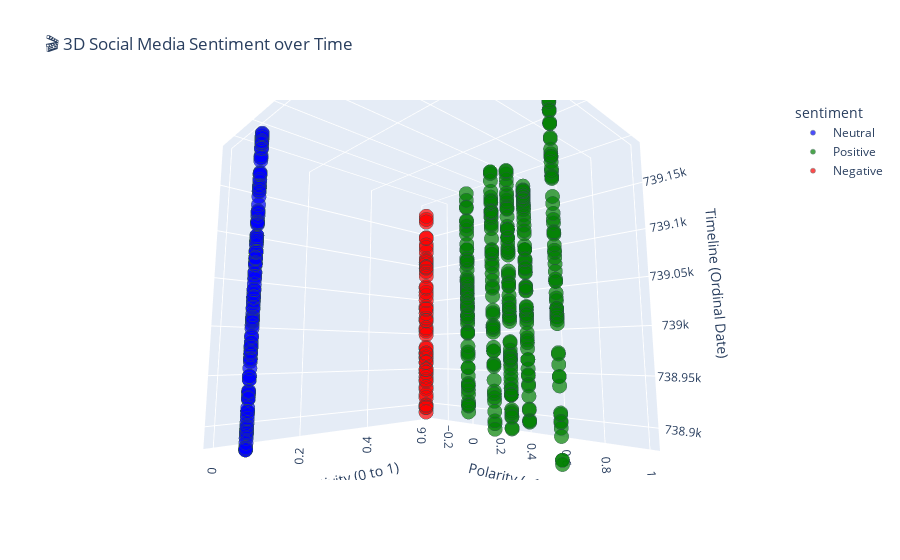

This figure's notebook cell:
### Code cell
# ==============================
# STEP 5: 3D Visualization of Sentiment Over Time + AUTO SAVE (FIXED)
# ==============================
import os
import plotly.express as px
import matplotlib.pyplot as plt
from mpl_toolkits.mplot3d import Axes3D

# Folder to save charts
save_folder = r"C:\Users\tejae\OneDrive\Desktop\textanalyticscapstone\dataset"
os.makedirs(save_folder, exist_ok=True)

# Ensure date and sentiment fields exist
df['date'] = pd.to_datetime(df['date'], errors='coerce')
if 'sentiment' not in df.columns:
    print("⚠️ Sentiment column missing — recalculating from polarity...")
    df['sentiment'] = df['polarity'].apply(lambda s: 'Positive' if s > 0.05 else ('Negative' if s < -0.05 else 'Neutral'))

# Convert date to ordinal for 3D plot
df['date_num'] = df['date'].map(pd.Timestamp.toordinal)

# --- Plotly 3D Interactive ---
fig = px.scatter_3d(
    df.sample(min(1000, len(df))),
    x='polarity', y='subjectivity', z='date_num',
    color='sentiment',
    title='🎬 3D Social Media Sentiment over Time',
    color_discrete_map={'Positive':'green','Neutral':'blue','Negative':'red'},
    opacity=0.7
)
fig.update_traces(marker=dict(size=5, line=dict(width=0.5, color='DarkSlateGrey')))
fig.update_layout(scene=dict(
    xaxis_title='Polarity (−1 to +1)',
    yaxis_title='Subjectivity (0 to 1)',
    zaxis_title='Timeline (Ordinal Date)'
))
fig.show()

# Save interactive and static versions
html_path = os.path.join(save_folder, "UC3_SocialMedia_3D.html")
png_path = os.path.join(save_folder, "UC3_SocialMedia_3D.png")

fig.write_html(html_path)
try:
    fig.write_image(png_path)
    print(f"✅ UC3 Plotly visuals saved:\n{html_path}\n{png_path}")
except Exception as e:
    print(f"⚠️ PNG save failed (install kaleido): {e}")
    print(f"✅ HTML interactive chart saved:\n{html_path}")

# --- Matplotlib 3D Static ---
fig2 = plt.figure(figsize=(10,7))
ax = fig2.add_subplot(111, projection='3d')
colors = {'Positive':'green','Negative':'red','Neutral':'blue'}
ax.scatter(df['polarity'], df['subjectivity'], df['date_num'],
           c=df['sentiment'].map(colors), s=40, alpha=0.6)
ax.set_xlabel('Polarity')
ax.set_ylabel('Subjectivity')
ax.set_zlabel('Timeline')
ax.set_title('3D Social Media Sentiment Space (Matplotlib)')
matplotlib_path = os.path.join(save_folder, "UC3_SocialMedia_Matplotlib.png")
plt.savefig(matplotlib_path, dpi=300, bbox_inches='tight')
plt.show()

print(f"💾 UC3 Matplotlib chart saved to:\n{matplotlib_path}")

### Figure 1 — Plotly figure (JSON) as saved in the notebook; plotly's stock layout.template omitted (floating-point values rounded to 4 significant figures; data arrays with more than 128 entries replaced by an {"elided": "..."} marker saying what was removed)
{"data": [{"hovertemplate": "sentiment=Neutral<br>polarity=%{x}<br>subjectivity=%{y}<br>date_num=%{z}<extra></extra>", "legendgroup": "Neutral", "marker": {"color": "blue", "line": {"color": "DarkSlateGrey", "width": 0.5}, "opacity": 0.7, "size": 5, "symbol": "circle"}, "mode": "markers", "name": "Neutral", "scene": "scene", "showlegend": true, "type": "scatter3d", "x": {"elided": "129 int values"}, "y": {"elided": "129 int values"}, "z": {"elided": "129 int values"}}, {"hovertemplate": "sentiment=Positive<br>polarity=%{x}<br>subjectivity=%{y}<br>date_num=%{z}<extra></extra>", "legendgroup": "Positive", "marker": {"color": "green", "line": {"color": "DarkSlateGrey", "width": 0.5}, "opacity": 0.7, "size": 5, "symbol": "circle"}, "mode": "markers", "name": "Positive", "scene": "scene", "showlegend": true, "type": "scatter3d", "x": {"elided": "313 float values"}, "y": {"elided": "313 float values"}, "z": {"elided": "313 int values"}}, {"hovertemplate": "sentiment=Negative<br>polarity=%{x}<br>subjectivity=%{y}<br>date_num=%{z}<extra></extra>", "legendgroup": "Negative", "marker": {"color": "red", "line": {"color": "DarkSlateGrey", "width": 0.5}, "opacity": 0.7, "size": 5, "symbol": "circle"}, "mode": "markers", "name": "Negative", "scene": "scene", "showlegend": true, "type": "scatter3d", "x": [-0.3, -0.3, -0.3, -0.3, -0.3, -0.3, -0.3, -0.3, -0.3, -0.3, -0.3, -0.3, -0.3, -0.3, -0.3, -0.3, -0.3, -0.3, -0.3, -0.3, -0.3, -0.3, -0.3, -0.3, -0.3, -0.3, -0.3, -0.3, -0.3, -0.3, -0.3, -0.3, -0.3, -0.3, -0.3, -0.3, -0.3, -0.3, -0.3, -0.3, -0.3, -0.3, -0.3, -0.3, -0.3, -0.3, -0.3, -0.3, -0.3, -0.3, -0.3, -0.3, -0.3, -0.3, -0.3, -0.3, -0.3, -0.3], "y": [0.6, 0.6, 0.6, 0.6, 0.6, 0.6, 0.6, 0.6, 0.6, 0.6, 0.6, 0.6, 0.6, 0.6, 0.6, 0.6, 0.6, 0.6, 0.6, 0.6, 0.6, 0.6, 0.6, 0.6, 0.6, 0.6, 0.6, 0.6, 0.6, 0.6, 0.6, 0.6, 0.6, 0.6, 0.6, 0.6, 0.6, 0.6, 0.6, 0.6, 0.6, 0.6, 0.6, 0.6, 0.6, 0.6, 0.6, 0.6, 0.6, 0.6, 0.6, 0.6, 0.6, 0.6, 0.6, 0.6, 0.6, 0.6], "z": [738910, 739067, 739097, 739106, 739030, 739085, 738939, 739036, 739056, 739098, 739004, 738950, 739023, 738899, 739176, 739020, 738945, 738914, 739092, 738973, 739049, 738900, 738971, 739111, 738979, 739009, 738922, 738999, 739142, 738981, 739167, 739143, 738890, 739099, 739037, 738897, 738896, 739128, 739108, 739040, 738935, 738933, 738965, 738945, 739132, 738959, 738960, 738973, 739019, 738967, 739007, 738949, 739171, 739103, 738925, 739069, 739121, 739061]}], "layout": {"autosize": true, "legend": {"title": {"text": "sentiment"}, "tracegroupgap": 0}, "scene": {"aspectmode": "auto", "aspectratio": {"x": 1, "y": 1, "z": 1}, "camera": {"center": {"x": 0, "y": 0, "z": 0}, "eye": {"x": 1.063, "y": -1.022, "z": -0.2028}, "projection": {"type": "perspective"}, "up": {"x": 0, "y": 0, "z": 1}}, "domain": {"x": [0, 1], "y": [0, 1]}, "xaxis": {"title": {"text": "Polarity (−1 to +1)"}, "type": "linear"}, "yaxis": {"title": {"text": "Subjectivity (0 to 1)"}, "type": "linear"}, "zaxis": {"title": {"text": "Timeline (Ordinal Date)"}, "type": "linear"}}, "title": {"text": "🎬 3D Social Media Sentiment over Time"}}}
